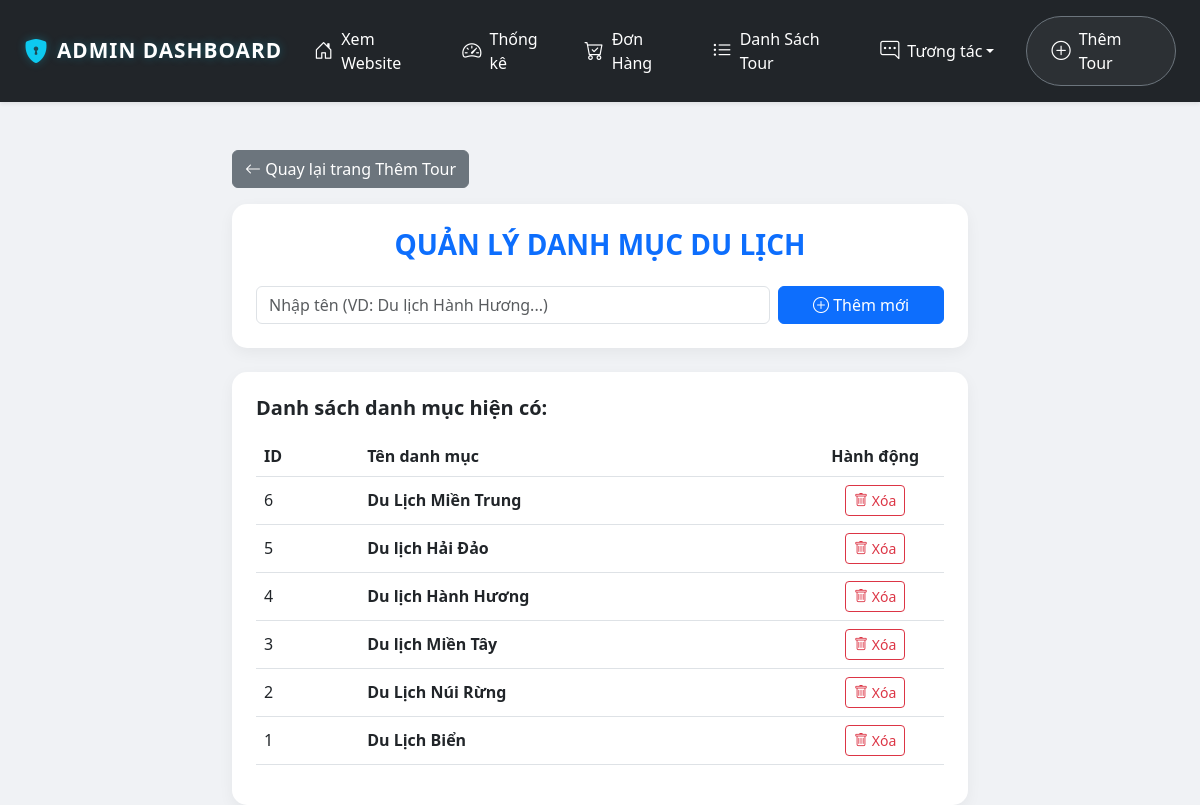
The page /admin_categories.php (signed in) on the database its author committed.
### tables this page shows
CREATE TABLE `categories` (
  `CategoryID` int(11) NOT NULL,
  `CategoryName` varchar(100) NOT NULL,
  `Description` text DEFAULT NULL
);

### admin_categories.php (the view, shortened to what this page needs)
<?php
include 'db.php';
?>
<!DOCTYPE html>
<html lang="vi">
<head>
    <link href="https://cdn.jsdelivr.net/npm/bootstrap@5.3.0/dist/css/bootstrap.min.css" rel="stylesheet">
    <link rel="stylesheet" href="https://cdn.jsdelivr.net/npm/bootstrap-icons@1.11.1/font/bootstrap-icons.css">
</head>
<body>
<?php include 'navbar_admin.php'; ?>
<div class="container mt-5">
    <div class="row justify-content-center">
        <div class="col-md-8">
            <div class="mb-3">
                <a href="admin_add_tour.php" class="btn btn-secondary"><i class="bi bi-arrow-left"></i> Quay lại trang Thêm Tour</a>
            </div>
            <div class="card p-4 mb-4">
                <h3 class="fw-bold text-primary mb-4 text-center">QUẢN LÝ DANH MỤC DU LỊCH</h3>
                <form method="POST" class="row g-2">
                    <div class="col-md-9">
                        <input type="text" name="cat_name" class="form-control" placeholder="Nhập tên (VD: Du lịch Hành Hương...)" required>
                    </div>
                    <div class="col-md-3">
                        <button type="submit" name="btnAddCat" class="btn btn-primary w-100">
                            <i class="bi bi-plus-circle"></i> Thêm mới
                        </button>
                    </div>
                </form>
            </div>
            <div class="card p-4">
                <h5 class="fw-bold mb-3">Danh sách danh mục hiện có:</h5>
                <table class="table table-hover align-middle">
                    <thead>
                        <tr>
                            <th width="15%">ID</th>
                            <th>Tên danh mục</th>
                            <th width="20%" class="text-center">Hành động</th>
                        </tr>
                    </thead>
                    <tbody>
                        <?php
                        $res = mysqli_query($conn, "SELECT * FROM Categories ORDER BY CategoryID DESC");
                        while($row = mysqli_fetch_assoc($res)) {
                            echo "<tr>
                                    <td>".$row['CategoryID']."</td>
                                    <td class='fw-semibold'>".$row['CategoryName']."</td>
                                    <td class='text-center'>
                                        <a href='admin_categories.php?delete_id=".$row['CategoryID']."'
                                           onclick='return confirm(\"Xóa danh mục này có thể làm lỗi các tour đang thuộc danh mục đó. Bạn chắc chứ?\")'
                                           class='btn btn-outline-danger btn-sm'>
                                            <i class='bi bi-trash'></i> Xóa
                                        </a>
                                    </td>
                                  </tr>";
                        }
                        ?>
                    </tbody>
                </table>
            </div>
        </div>
    </div>
</div>
</body>
</html>

### admin_categories.php (style rules this page uses)
body { background-color: #f0f2f5; font-family: 'Segoe UI', sans-serif; }
.card { border: none; border-radius: 15px; box-shadow: 0 5px 15px rgba(0,0,0,0.05); }
.table thead { background-color: #0d6efd; color: white; }

### navbar_admin.php (style rules this page uses)
html { overflow-y: scroll; }

### rows shown on the page
categories: CategoryID "6", CategoryName "Du Lịch Miền Trung"
categories: CategoryID "5", CategoryName "Du lịch Hải Đảo"
categories: CategoryID "4", CategoryName "Du lịch Hành Hương"
categories: CategoryID "3", CategoryName "Du lịch Miền Tây"
categories: CategoryID "2", CategoryName "Du Lịch Núi Rừng"
categories: CategoryID "1", CategoryName "Du Lịch Biển"
